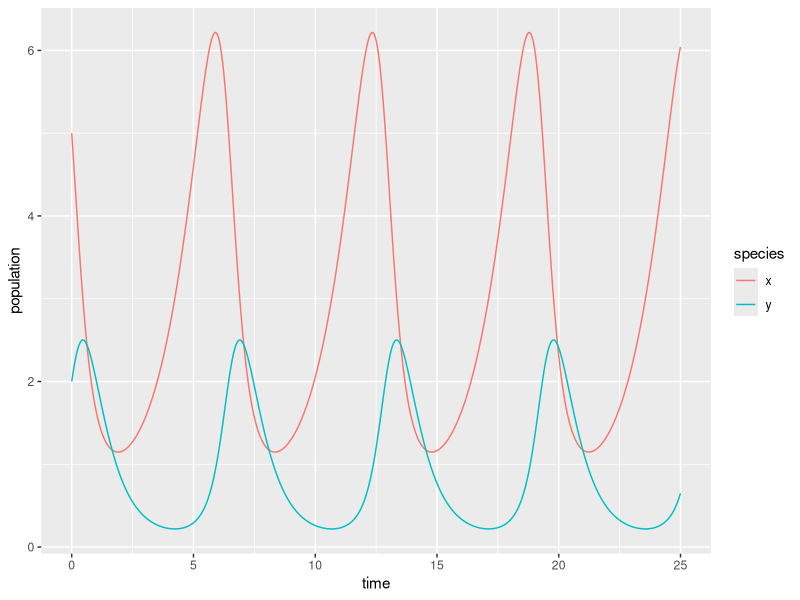

Here is the R script that generated this plot:
## ---- chunk 1
knitr::opts_chunk$set(echo = TRUE)
library(tidyverse)
library(deSolve)
library(kableExtra)
## ---- chunk 2
# Create a sequence of times (days): 
time <- seq(0, 25, by = 0.05)

# Set some parameter values (these can change - keep it in mind):
parameters <- c(alpha = .75, beta = 0.8, delta = 0.5, gamma = 1.5) # gamma = 1 default

# Set the initial condition (prey and predator populations at t = 0).
# Recall: x = prey, y = predator
init_cond <- c(x = 5, y = 2)

# Prepare the series of differential equations as a function: 
lk_equations <- function(time, init_cond, parameters) {
  with(as.list(c(init_cond, parameters)), {
    dxdt = alpha * x - beta * x * y
    dydt = delta * x * y - gamma * y
    return(list(c(dxdt, dydt)))
  })
}

# Find the approximate the solution using `deSolve::ode()`:
approx_lk <- ode(y = init_cond, times = time, func = lk_equations, parms = parameters)

# Check the class: 
class(approx_lk)

# We really want this to be a data frame, and we want both prey (x) and predator (y) to be in the same column -- we'll learn why in EDS 221 (tidy data)
approx_lk_df <- data.frame(approx_lk) %>% 
  pivot_longer(cols = c(x,y), names_to = "species", values_to = "population")

# Plot it! 
ggplot(data = approx_lk_df, aes(x = time, y = population)) +
  geom_line(aes(color = species))
